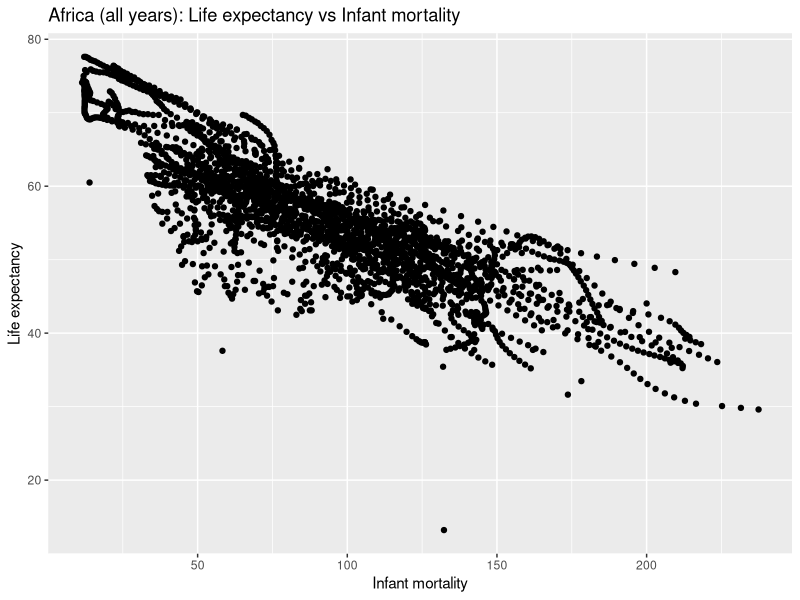
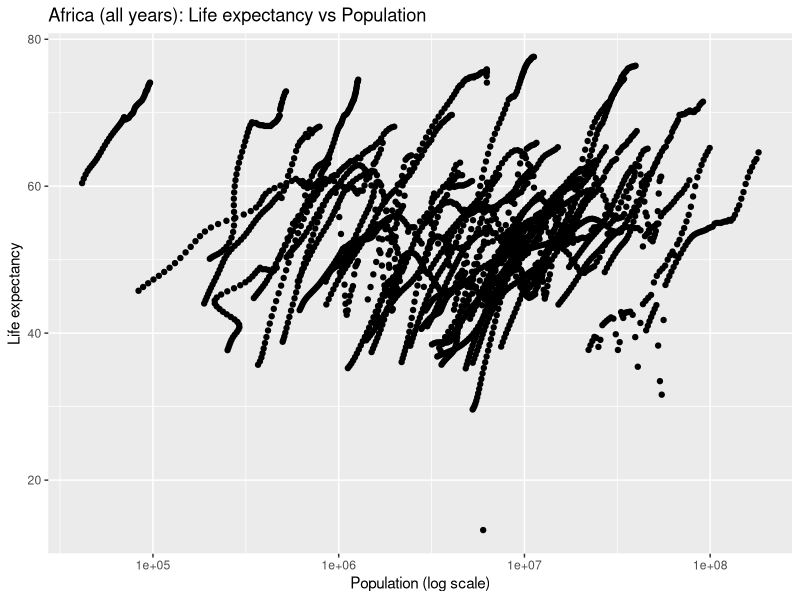
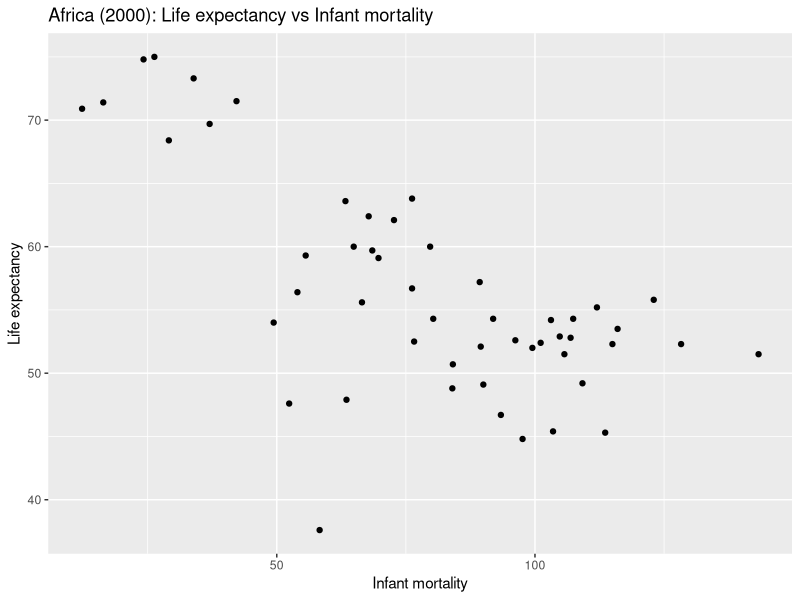
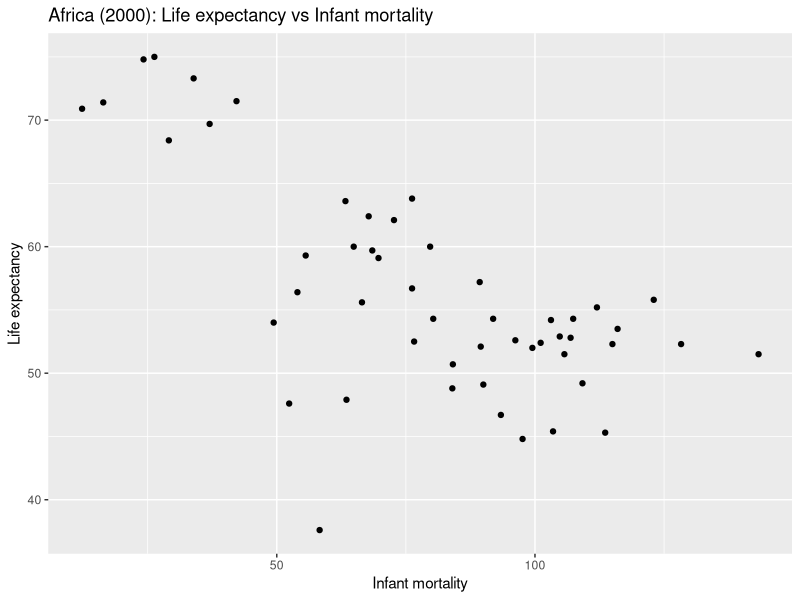
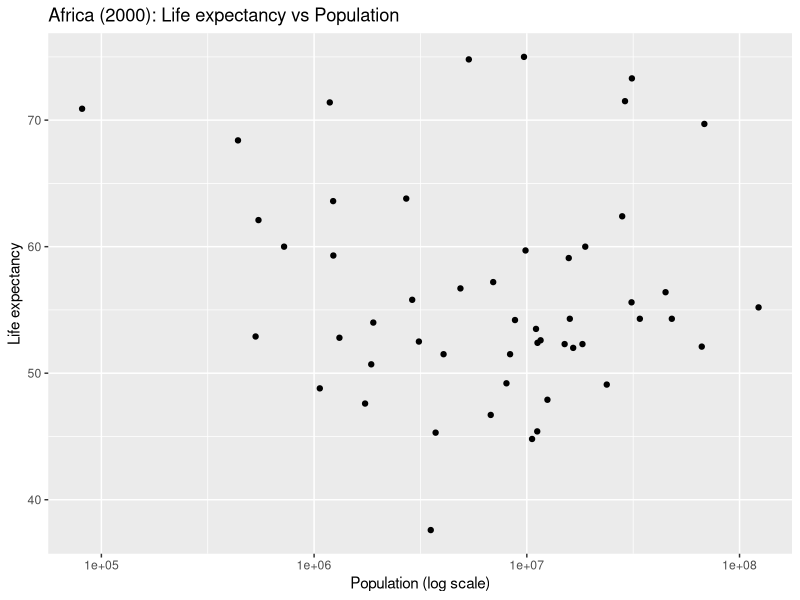

Write the R code that produced these figures, in order.
## ---- chunk 1
# =========================
# Step 1: Load packages
# =========================
# Why: dslabs contains the gapminder dataset used for this exercise.
# Why: ggplot2 is used to create the scatter plots.

library(dslabs)
library(ggplot2)
## ---- chunk 2
# =========================
# Step 2: Inspect the data
# =========================
# str() shows the structure (rows, columns, data types)
str(gapminder)

# summary() provides summary statistics and missing values
summary(gapminder)

# class() tells us what object type gapminder is
class(gapminder)
## ---- chunk 3
# =========================
# Step 3: Subset to Africa only
# =========================

# Create a new dataset with only African countries
africadata <- gapminder[gapminder$continent == "Africa", ]

# Check the dataset worked
str(africadata)
summary(africadata)

# Count rows (should be 2907)
nrow(africadata)

## ---- chunk 4
library(dslabs)
library(ggplot2)
## ---- chunk 5
# =========================
# Step 4a: Keep only infant mortality + life expectancy
# =========================

# Create a 2-column dataset for plotting infant mortality vs life expectancy
africa_mort_life <- africadata[, c("infant_mortality", "life_expectancy")]

# Check it
str(africa_mort_life)
summary(africa_mort_life)
## ---- chunk 6
# =========================
# Step 4b: Keep only population + life expectancy
# =========================

# Create a 2-column dataset for plotting population vs life expectancy
africa_pop_life <- africadata[, c("population", "life_expectancy")]

# Check it
str(africa_pop_life)
summary(africa_pop_life)
## ---- chunk 7
# =========================
# Step 5a: Plot life expectancy vs infant mortality
# =========================

ggplot(africa_mort_life, aes(x = infant_mortality, y = life_expectancy)) +
  geom_point(na.rm = TRUE) +
  labs(
    title = "Africa (all years): Life expectancy vs Infant mortality",
    x = "Infant mortality",
    y = "Life expectancy"
  )
## ---- chunk 8
# =========================
# Step 5b: Plot life expectancy vs population (log scale)
# =========================

ggplot(africa_pop_life, aes(x = population, y = life_expectancy)) +
  geom_point(na.rm = TRUE) +
  scale_x_log10() +
  labs(
    title = "Africa (all years): Life expectancy vs Population",
    x = "Population (log scale)",
    y = "Life expectancy"
  )
## ---- chunk 9
# =========================
# Step 6a: Find years with missing infant mortality data
# =========================

# Identify rows where infant mortality is missing
missing_im <- is.na(africadata$infant_mortality)

# Extract the years associated with missing infant mortality
missing_years <- sort(unique(africadata$year[missing_im]))

# Print the years
missing_years

# Count how many missing values there are
sum(missing_im)
## ---- chunk 10
# =========================
# Step 7: Subset Africa data to year 2000
# =========================

# Keep only rows from the year 2000
africa2000 <- africadata[africadata$year == 2000, ]

# Check the dataset
str(africa2000)
summary(africa2000)

# Count rows (should be 51)
nrow(africa2000)
## ---- chunk 11
# =========================
# Step 8a: Plot infant mortality vs life expectancy (year 2000)
# =========================

ggplot(africa2000, aes(x = infant_mortality, y = life_expectancy)) +
  geom_point(na.rm = TRUE) +
  labs(
    title = "Africa (2000): Life expectancy vs Infant mortality",
    x = "Infant mortality",
    y = "Life expectancy"
  )
## ---- chunk 12
# =========================
# Step 8a: Plot infant mortality vs life expectancy (year 2000)
# =========================

ggplot(africa2000, aes(x = infant_mortality, y = life_expectancy)) +
  geom_point(na.rm = TRUE) +
  labs(
    title = "Africa (2000): Life expectancy vs Infant mortality",
    x = "Infant mortality",
    y = "Life expectancy"
  )
## ---- chunk 13
# =========================
# Step 8b: Plot population vs life expectancy (year 2000)
# =========================

ggplot(africa2000, aes(x = population, y = life_expectancy)) +
  geom_point(na.rm = TRUE) +
  scale_x_log10() +
  labs(
    title = "Africa (2000): Life expectancy vs Population",
    x = "Population (log scale)",
    y = "Life expectancy"
  )
## ---- chunk 14
# =========================
# Step 9a: Linear model - life expectancy vs infant mortality
# =========================

fit1 <- lm(life_expectancy ~ infant_mortality, data = africa2000)

# View model results
summary(fit1)
## ---- chunk 15
# =========================
# Step 9b: Linear model - life expectancy vs population
# =========================

fit2 <- lm(life_expectancy ~ population, data = africa2000)

# View model results
summary(fit2)
